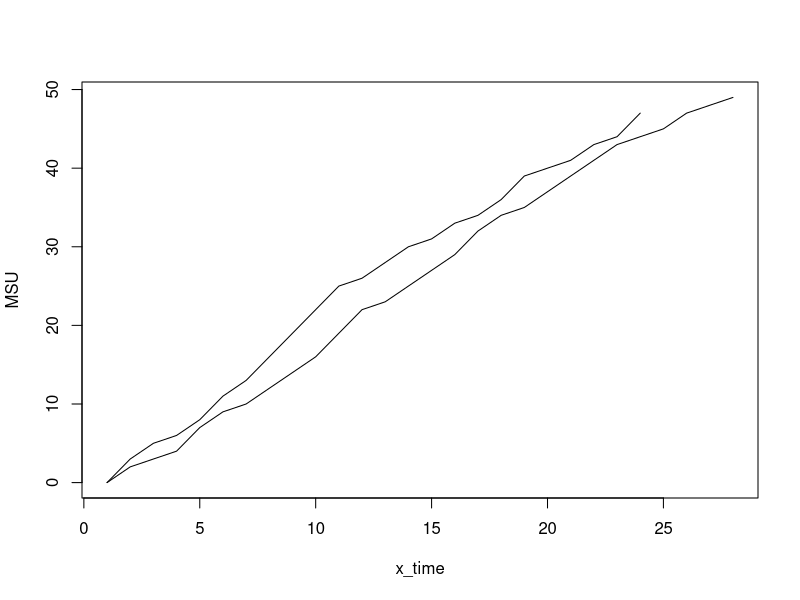

Source code (R): (Note: this script raises an error after producing the figure.)
# Task 1

setwd("/Users/johi/Desktop/Courses/Biocomputing/Biocomp_tutorial10")
data <- read.table(file = "UWvMSU_1-22-13.txt", header = TRUE, sep = "\t", stringsAsFactors = FALSE)
tail(data)

sum_UW = 0
sum_MSU = 0

UW = 0
MSU = 0

for (i in 1:length(data$team)) {
  if (data$team[i] == "UW") {
    sum_UW = sum_UW + data$score[i]
    UW = c(UW, sum_UW)
  }
  else {
    sum_MSU = sum_MSU + data$score[i]
    MSU = c(MSU, sum_MSU)
  }
}

x_time = 1:length(MSU)
plot(x_time, MSU, type = 'l')
xt = 1:length(UW)
lines(xt, UW)

# Task2
# Guess my number

rand = round(runif(1, 1, 100))

for (i in 1:10) {
  input = strtoi(readline(prompt = "Guess the number: "), base = 0L)
  if (rand < input) {
    print("Try lower.")
  }
  else if (rand > input) {
    print("Try higher.")
  }
  else {
    print("Well done!")
    break
  }
}





